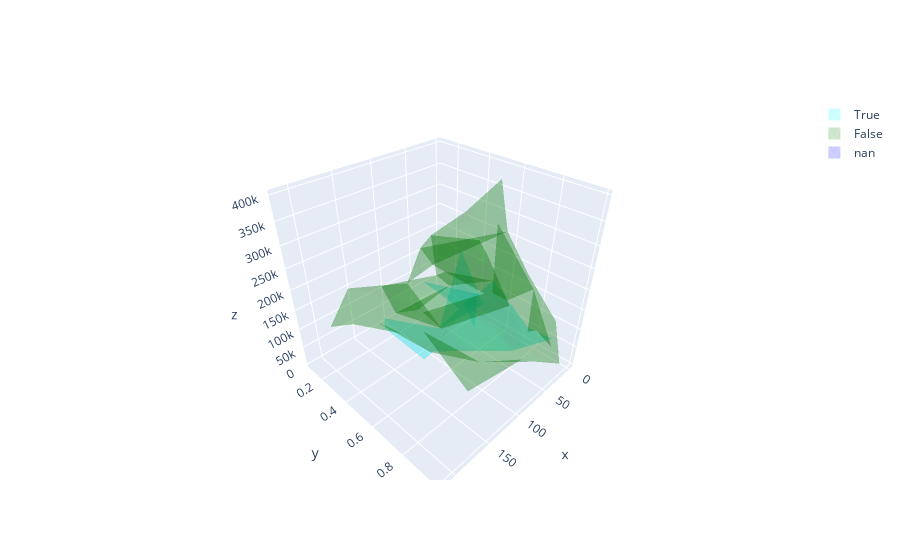

This figure's notebook cell:
### Code cell
pts = np.loadtxt(np.DataSource().open('https://raw.githubusercontent.com/plotly/datasets/master/mesh_dataset.txt'))

fig = go.Figure()

dff = df_num
dff1 = df_filter(dff,'ProbPercent',None,None)
dff2 = df_filter(dff1,'EOD_delta',0,None)
dff3 = df_filter(dff2,'PotentialValue',0,400000)

colordict = {0:"cyan",1:'green',2:"blue",3:"red",4:"yellow",5:"gold",6:'darkgreen'}

group = 'New'
for i,j in enumerate(df_num[group].unique()):
    dff4 = dff3[dff3[group]==j]
    x, y, z = dff4['EOD_delta'], dff4['ProbPercent'], dff4['PotentialValue']
    fig.add_trace(go.Mesh3d(x=x, y=y, z=z,
                       alphahull=4,
                       opacity=0.2,
                        name=j,
                        showlegend=True,
                       color=colordict[i]))






fig.show()
